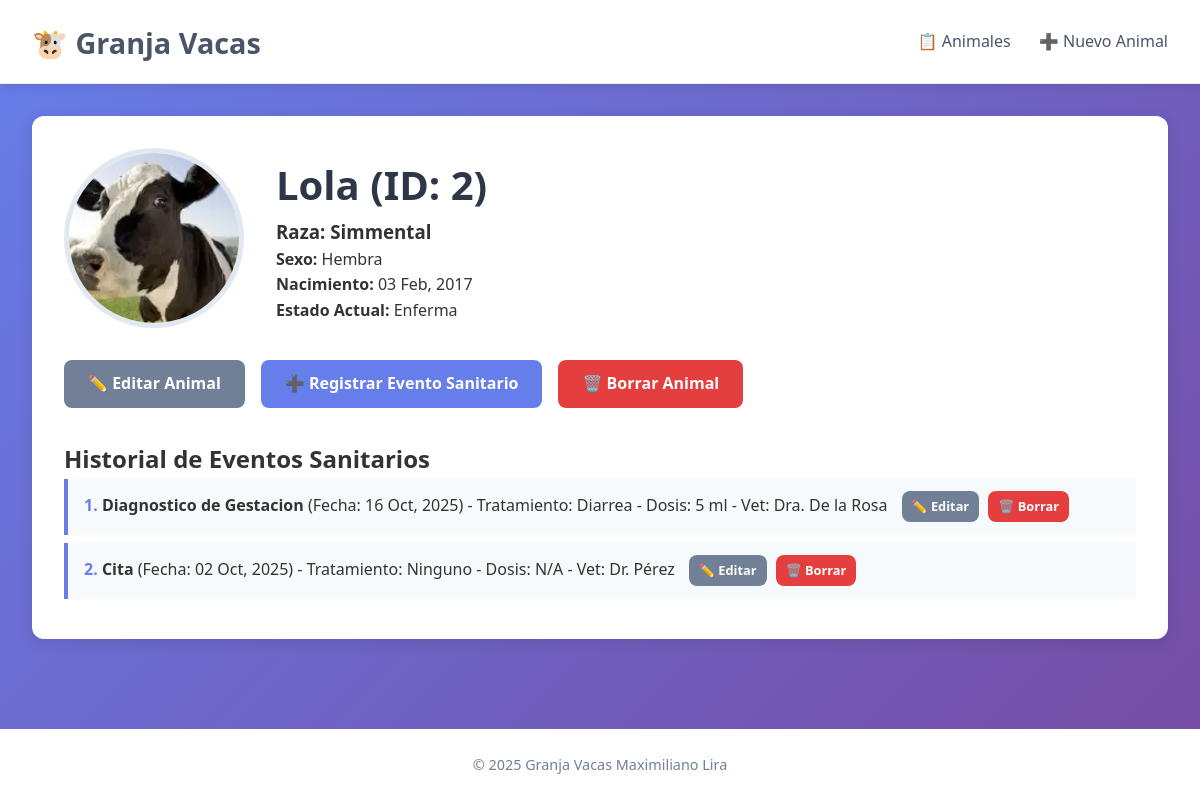
The page /animal/2/ on the database its author committed.
### app_granja_vacas/models.py (models this page shows, shortened)
class Animal(models.Model):
    SEXO_CHOICES = (
        ('H', 'Hembra'),
        ('M', 'Macho'),
        ('D', 'Desconocido'),
    )
    nombre = models.CharField(max_length=100, help_text="Nombre o número del animal")
    raza = models.CharField(max_length=100)
    sexo = models.CharField(max_length=1, choices=SEXO_CHOICES)
    fecha_nacimiento = models.DateField()
    estado_actual = models.CharField(max_length=100)
    foto_animal = models.ImageField(upload_to='img_animales/', blank=True, null=True)
    class Meta:
        verbose_name = "Animal"
        verbose_name_plural = "Animales"

class Eventos_Sanitarios(models.Model):
    animal = models.ForeignKey(Animal, on_delete=models.CASCADE, related_name='eventos_sanitarios')
    fecha = models.DateField()
    tratamiento = models.CharField(max_length=200)
    evento = models.CharField(max_length=100)
    dosis = models.CharField(max_length=50)
    veterinario = models.CharField(max_length=100)
    class Meta:
        verbose_name = "Evento Sanitario"
        verbose_name_plural = "Eventos Sanitarios"

### app_granja_vacas/views.py (the view)
# urls.py: path('animal/<int:animal_id>/', views.detalle_animal, name='detalle_animal'),
def detalle_animal(request, animal_id):
    animal = get_object_or_404(Animal, id=animal_id)
    eventos = Eventos_Sanitarios.objects.filter(animal=animal).order_by('-fecha')
    return render(request, 'detalle_animal.html', {'animal': animal, 'eventos': eventos})

### app_granja_vacas/templates/detalle_animal.html (shortened to what this page needs)
{% extends 'base.html' %}
{% block contenido %}
<article class="artist-detail">
    <div class="artist-banner">
        {% if animal.foto_animal %}
            <img src="{{ animal.foto_animal.url }}" alt="Foto de {{ animal.nombre }}" class="detail-photo">
        {% else %}
            <div class="detail-placeholder">🐄</div>
        {% endif %}
        <div class="artist-info">
            <h1>{{ animal.nombre }} (ID: {{ animal.id }})</h1>
            <h3>Raza: {{ animal.raza }}</h3>
            <p><strong>Sexo:</strong> {{ animal.get_sexo_display }}</p>
            <p><strong>Nacimiento:</strong> {{ animal.fecha_nacimiento|date:"d M, Y" }}</p>
            <p><strong>Estado Actual:</strong> {{ animal.estado_actual }}</p>
        </div>
    </div>
    <div class="detail-actions">
        <a href="{% url 'app_granja_vacas:editar_animal' animal.id %}" class="btn btn-secondary">✏️ Editar Animal</a>
        <a href="{% url 'app_granja_vacas:registrar_evento' animal.id %}" class="btn btn-primary">➕ Registrar Evento Sanitario</a>
        <a href="{% url 'app_granja_vacas:borrar_animal' animal.id %}" class="btn btn-danger">🗑️ Borrar Animal</a>
    </div>
    <section class="songs-section">
        <h2>Historial de Eventos Sanitarios</h2>
        {% if eventos %}
        <ul class="song-list">
            {% for evento in eventos %}
            <li>
                <strong>{{ evento.evento }}</strong>
                (Fecha: {{ evento.fecha|date:"d M, Y" }}) -
                Tratamiento: {{ evento.tratamiento }} -
                Dosis: {{ evento.dosis }} -
                Vet: {{ evento.veterinario }}
                <a href="{% url 'app_granja_vacas:editar_evento' evento.id %}"
                   class="btn btn-secondary"
                   style="margin-left: 10px; padding: 5px 10px; font-size: 0.8em;">
                    ✏️ Editar
                </a>
                <a href="{% url 'app_granja_vacas:borrar_evento' evento.id %}"
                   class="btn btn-danger"
                   style="margin-left: 5px; padding: 5px 10px; font-size: 0.8em;">
                    🗑️ Borrar
                </a>
            </li>
            {% endfor %}
        </ul>
        {% else %}
        <p class="empty-message">No hay eventos sanitarios registrados para este animal.</p>
        {% endif %}
    </section>
</article>
{% endblock %}

### app_granja_vacas/templates/base.html (shortened to what this page needs)
{% load static %}
<!DOCTYPE html>
<html lang="es">
<head>
    <link rel="stylesheet" href="{% static 'css/styles.css' %}">
</head>
<body>
    <div class="wrapper">
        <header class="main-header">
            <h1><a href="{% url 'app_granja_vacas:listar_animales' %}">🐮 Granja Vacas</a></h1>
            <nav class="main-nav">
                <a href="{% url 'app_granja_vacas:listar_animales' %}">📋 Animales</a>
                <a href="{% url 'app_granja_vacas:crear_animal' %}">➕ Nuevo Animal</a>
            </nav>
        </header>
        <main class="main-content">
            {% block contenido %}{% endblock %}
        </main>
        <footer class="main-footer">
            <p>© 2025 Granja Vacas Maximiliano Lira</p>
        </footer>
    </div>
</body>
</html>

### app_granja_vacas/static/css/styles.css (style rules this page uses)
* { margin: 0; padding: 0; box-sizing: border-box; }
body { font-family: 'Segoe UI', Tahoma, Geneva, Verdana, sans-serif; background: linear-gradient(135deg, #667eea 0%, #764ba2 100%); color: #333; line-height: 1.6; }
.wrapper { min-height: 100vh; display: flex; flex-direction: column; }
.main-header { background: white; padding: 1rem 2rem; display: flex; justify-content: space-between; align-items: center; box-shadow: 0 2px 10px rgba(0,0,0,0.1); border-bottom: 1px solid #eee; }
.main-header h1 a { color: #4a5568; text-decoration: none; font-size: 1.8rem; font-weight: 700; }
.main-nav a { margin-left: 1.5rem; color: #4a5568; text-decoration: none; font-weight: 500; transition: color 0.3s; }
.main-content { flex: 1; padding: 2rem; max-width: 1200px; margin: 0 auto; width: 100%; }
.artist-detail { background: white; border-radius: 12px; overflow: hidden; box-shadow: 0 4px 15px rgba(0,0,0,0.1); padding: 2rem; }
.artist-banner { display: flex; gap: 2rem; margin-bottom: 2rem; align-items: center; }
.detail-photo { width: 180px; height: 180px; border-radius: 50%; object-fit: cover; border: 5px solid #e2e8f0; }
.artist-info h1 { font-size: 2.5rem; color: #2d3748; }
.detail-actions { margin-bottom: 2rem; display: flex; gap: 1rem; }
.song-list { list-style: none; counter-reset: song-counter; }
.song-list li { counter-increment: song-counter; padding: 0.8rem 1rem; background: #f7fafc; border-left: 4px solid #667eea; margin-bottom: 0.5rem; font-weight: 500; }
.song-list li::before { content: counter(song-counter) ". "; color: #667eea; font-weight: bold; }
.btn { padding: 0.7rem 1.5rem; border: none; border-radius: 8px; font-weight: 600; cursor: pointer; transition: background 0.3s; text-decoration: none; display: inline-block; }
.btn-primary { background: #667eea; color: white; }
.btn-secondary { background: #718096; color: white; }
.btn-danger { background: #e53e3e; color: white; }
.main-footer { text-align: center; padding: 1.5rem; background: white; color: #718096; font-size: 0.9rem; margin-top: auto; }

### rows shown on the page
Animal: foto_animal (picture), nombre "Lola", id "2", raza "Simmental", sexo "Hembra", fecha_nacimiento "03 Feb, 2017", estado_actual "Enferma"
Eventos_Sanitarios: evento "Diagnostico de Gestacion", fecha "16 Oct, 2025", tratamiento "Diarrea", dosis "5 ml", veterinario "Dra. De la Rosa"
Eventos_Sanitarios: evento "Cita", fecha "02 Oct, 2025", tratamiento "Ninguno", dosis "N/A", veterinario "Dr. Pérez"
